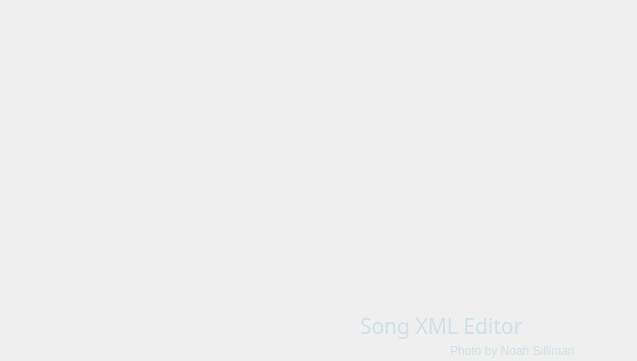
<?xml version="1.0" encoding="UTF-8"?>
<ui version="4.0">
 <class>SplashWindow</class>
 <widget class="QWidget" name="SplashWindow">
  <property name="geometry">
   <rect>
    <x>0</x>
    <y>0</y>
    <width>637</width>
    <height>361</height>
   </rect>
  </property>
  <property name="sizePolicy">
   <sizepolicy hsizetype="Fixed" vsizetype="Fixed">
    <horstretch>0</horstretch>
    <verstretch>0</verstretch>
   </sizepolicy>
  </property>
  <property name="cursor">
   <cursorShape>ArrowCursor</cursorShape>
  </property>
  <property name="windowTitle">
   <string>Form</string>
  </property>
  <property name="styleSheet">
   <string notr="true"/>
  </property>
  <widget class="QFrame" name="frame">
   <property name="geometry">
    <rect>
     <x>-10</x>
     <y>-10</y>
     <width>660</width>
     <height>380</height>
    </rect>
   </property>
   <property name="cursor">
    <cursorShape>WaitCursor</cursorShape>
   </property>
   <property name="styleSheet">
    <string notr="true">background-image: url(':/img/noah-silliman-_k9dCeh5Ca0-unsplash.jpg');
background-repeat: no-repeat;
background-position: center;
background-size: contain;</string>
   </property>
   <property name="frameShape">
    <enum>QFrame::StyledPanel</enum>
   </property>
   <property name="frameShadow">
    <enum>QFrame::Raised</enum>
   </property>
   <widget class="QLabel" name="label_2">
    <property name="geometry">
     <rect>
      <x>370</x>
      <y>280</y>
      <width>381</width>
      <height>111</height>
     </rect>
    </property>
    <property name="font">
     <font>
      <family>Yu Mincho Demibold</family>
      <pointsize>16</pointsize>
      <weight>7</weight>
      <italic>false</italic>
      <bold>false</bold>
     </font>
    </property>
    <property name="cursor">
     <cursorShape>WaitCursor</cursorShape>
    </property>
    <property name="styleSheet">
     <string notr="true">color: rgb(206, 225, 231);
font: 63 16pt &quot;Yu Mincho Demibold&quot;;
background: transparent;</string>
    </property>
    <property name="text">
     <string>Song XML Editor</string>
    </property>
   </widget>
   <widget class="QLabel" name="label">
    <property name="geometry">
     <rect>
      <x>460</x>
      <y>345</y>
      <width>141</width>
      <height>31</height>
     </rect>
    </property>
    <property name="styleSheet">
     <string notr="true">color: rgb(206, 225, 231);
font: 63 7pt &quot;Yu Mincho Demibold&quot;;
background: transparent;</string>
    </property>
    <property name="text">
     <string>Photo by Noah Silliman</string>
    </property>
   </widget>
  </widget>
 </widget>
 <resources>
  <include location="../img/img.qrc"/>
 </resources>
 <connections/>
</ui>
